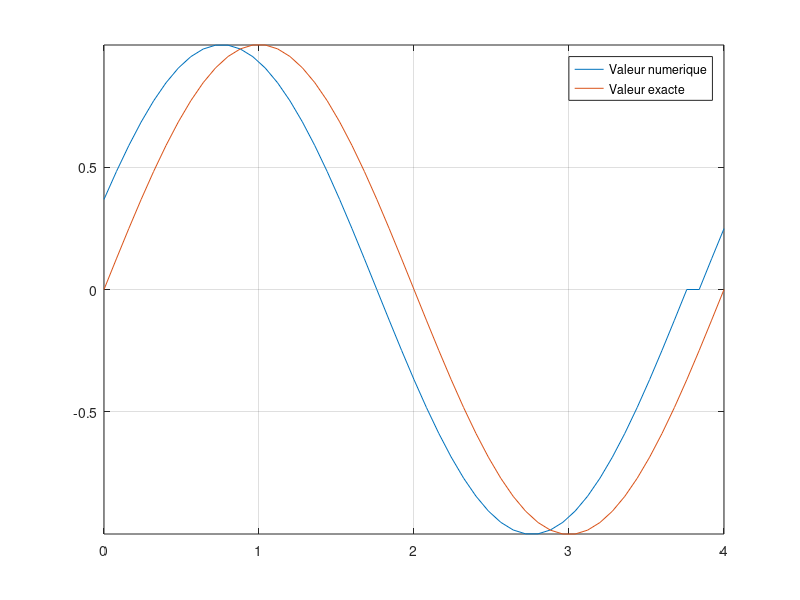

The MATLAB script that drew this image:
clear all
close all

x0 = 0;
xf = 4;
nx = 50;
dx = (xf-x0)/(nx);
x = [x0:dx:xf];
xtilde = [x0-(dx/2):dx:xf+(dx/2)];

alpha = 1;
c = 1;

T = 12;
dt = alpha*dx/c;
t = [0:dt:T];

g = @(x)sin(pi*x/2);
%g = @(x)(Heavy(x));
uex = @(x,t)g(x-c*t);

u = zeros(length(x),length(t));

for xi=1:length(x)-1
    %u(xi,1) = (1/dx)*integral(g,xtilde(xi-1),xtilde(xi));
    u(xi,1) = (1/dx)*quadv(g,xtilde(xi),xtilde(xi+1));
end
%u(1,1) = (1/dx)*integral(g,xtilde(length(xtilde)),xtilde(1));
%u(1,1) = (1/dx)*quadv(g,xtilde(length(xtilde)),xtilde(1));

M = zeros(length(x),length(x));
for i=2:length(x)-1
    M(i,i-1) = 0.5*(1+alpha);
    M(i,i+1) = 0.5*(1-alpha);
end
M(1,length(x)) = 0.5*(1+alpha); M(1,2) = 0.5*(1-alpha);
M(length(x),length(x)-1) = 0.5*(1+alpha); M(length(x),1) = 0.5*(1-alpha);

for n=2:length(t)
    u(:,n) = M*u(:,n-1);
end

for i=1:length(t)
    plot(x,u(:,i),x,uex(x,t(i))); grid on; axis([x0 xf min(g(x)) max(g(x))]);
    legend({'Valeur numerique', 'Valeur exacte'})
    pause(0.001)
end

